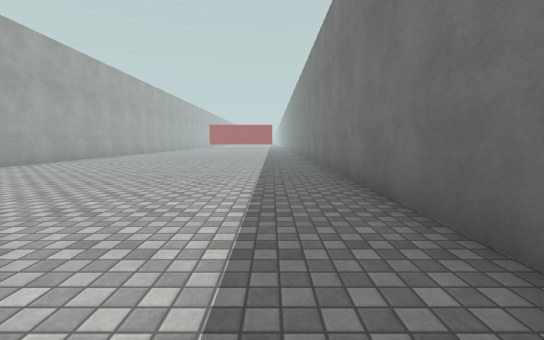
view 1 (above)

16 first-person views from a walk through a 3-D level made in the Unity game engine. The camera is 1.2 m above the floor, tilts 6° down and sees 90° across. The floor is counted in squares, 2 m on a side. Each view is taken from the middle of a square. On the plan, view 1 faces up. The plan holds only what a view shows up to about 9 squares ahead; the rest is blank. The place goes on beyond the plan. The player character is not drawn. Surface patterns are stand-ins for the level's own textures.

view 2
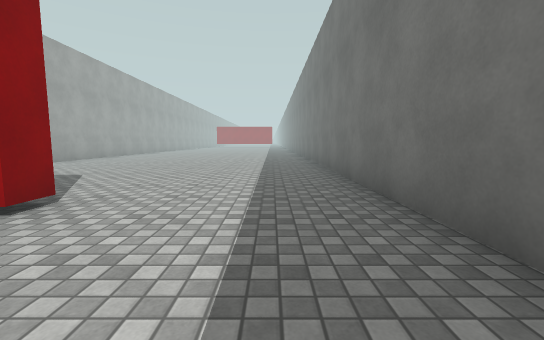

view 3
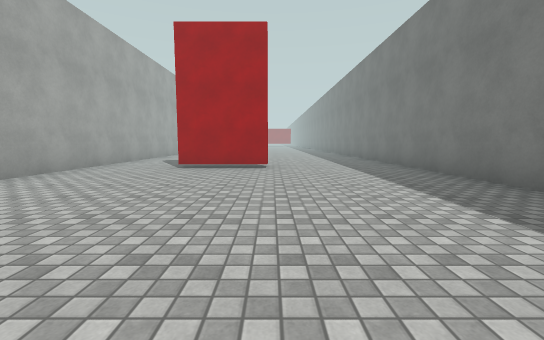

view 4
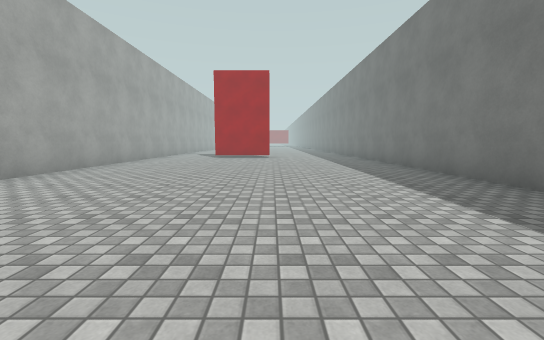

view 5
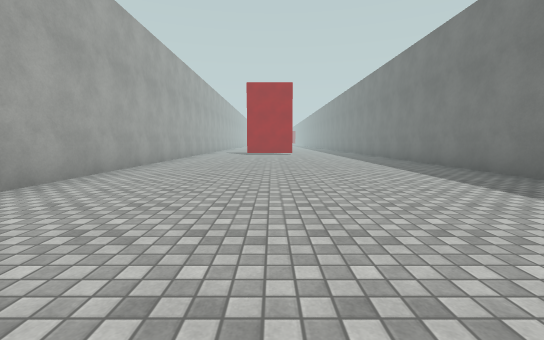

view 6
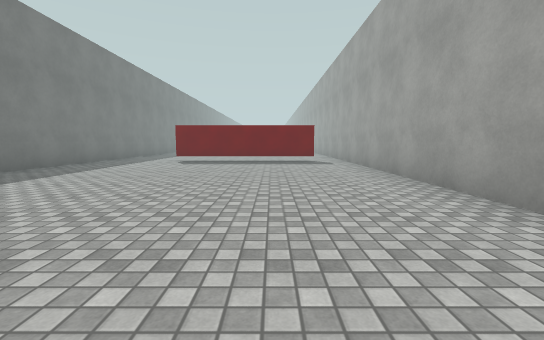

view 7
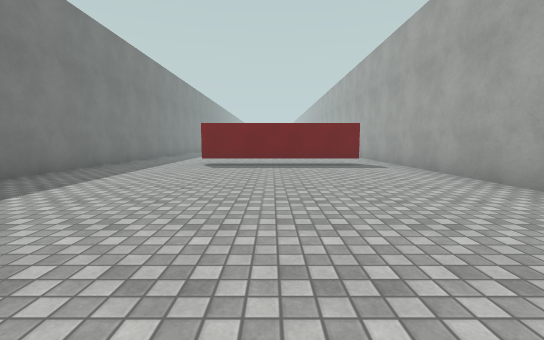

view 8
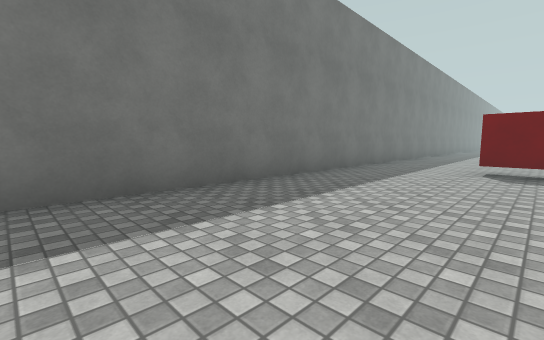

view 9
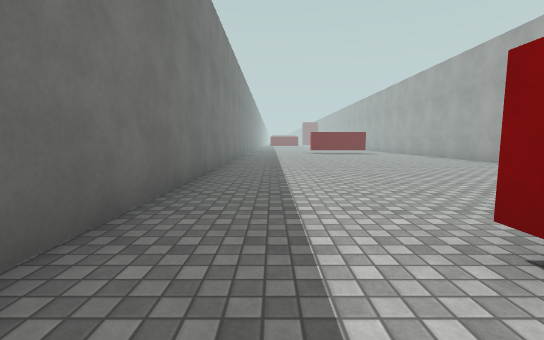

view 10
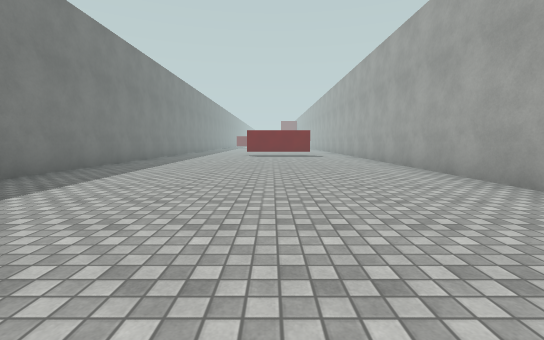

view 11
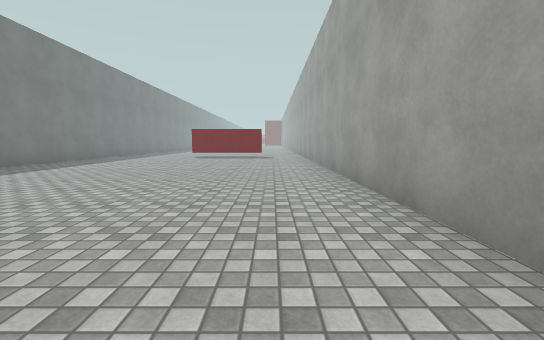

view 12
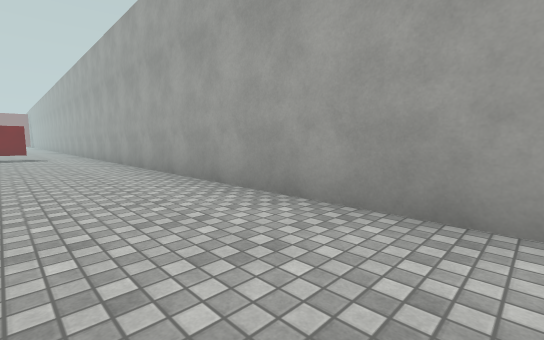

view 13
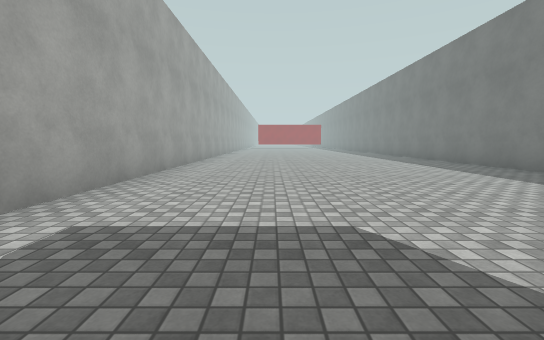

view 14
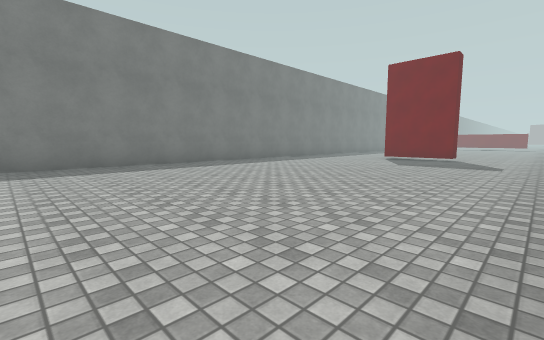

view 15
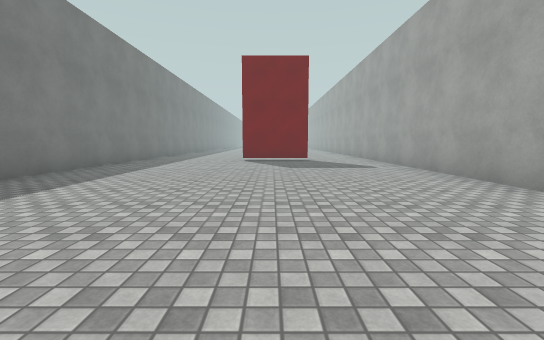

view 16
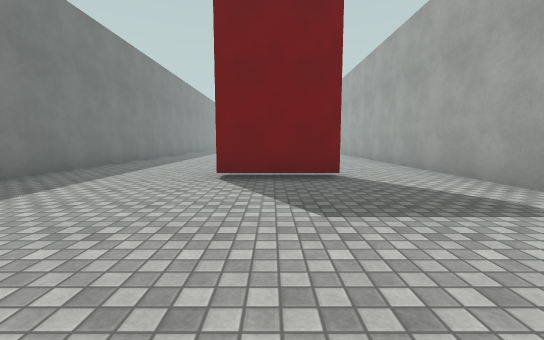

### Floor plan
Key: @ floor where view 1 was taken; # wall or solid block; . floor; T thing the floor can be seen under or through.
Columns run from 7 left of view 1 to 2 right of it. Each row starts with its distance up from view 1.
  9 #........#
  8 #........#
  7 #........#
  6 #........#
  5 #........#
  4 #........#
  3 #........#
  2 #........#
  1 #........#
  0 #......@.#
 -1 #..##....#
 -2 #........#
 -3 #........#
 -4 #........#
 -5 #........#
 -6 #........#
 -7 #........#
 -8 #........#
 -9 #........#
-10 #........#
-11 #........#
-12 #........#
-13 #........#
-14 #.TTTT...#
-15 #........#
-16 #........#
-17 #........#
-18 #........#
-19 #........#
-20 #........#
-21 #........#
-22 #........#
-23 #........#
-24 #........#
-25 #........#

Positions as (right, up) in squares from view 1, and headings:
1: (0, 0), facing up
2: (0, -3), facing up
3: (-2, -7), facing up
4: (-2, -11), facing up
5: (-3, -13), facing up
6: (-4, -6), facing down
7: (-3, -7), facing down
8: (-2, -8), facing down-right
9: (0, -13), facing down
10: (-3, -15), facing down
11: (-5, -16), facing down
12: (-4, -15), facing down-left
13: (-4, 0), facing up
14: (-6, 9), facing down-right
15: (-3, 8), facing down
16: (-3, 4), facing down
